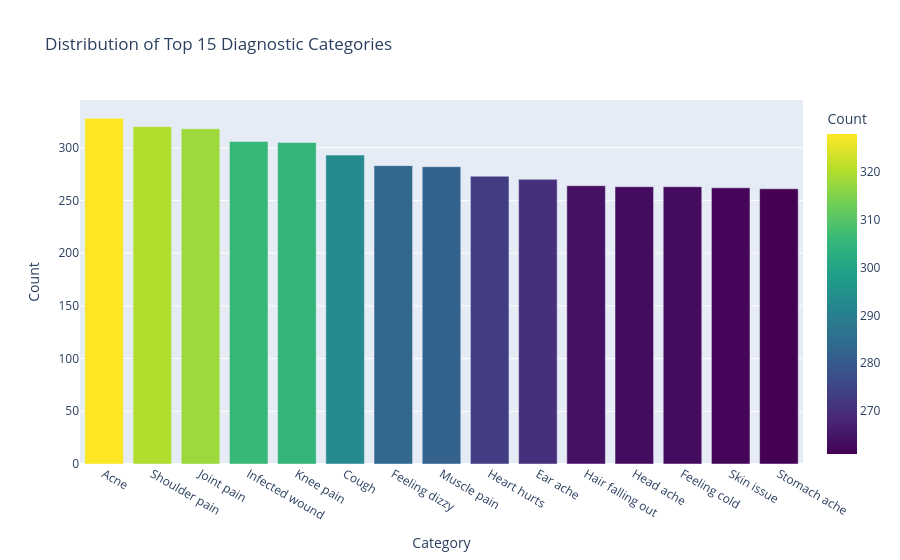
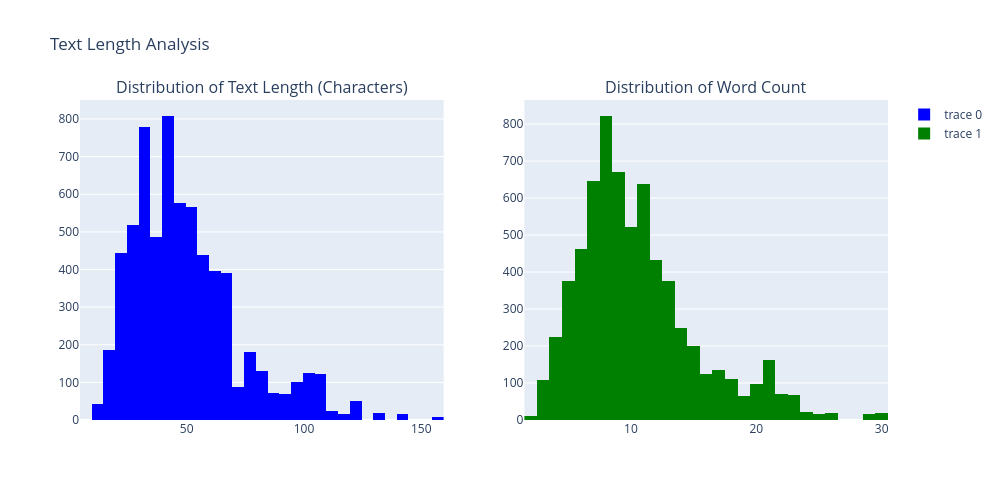

The notebook cell these images were saved under, in order:
### Markdown cell above
### 2.2 Text Classification Data Visualization

**Purpose:** Visualize the class distribution and text characteristics to gain a better understanding of our dataset.

### Code cell
# Visualize class distribution (top 15 categories)
top_n = 15  # Set the number of top diagnostic categories to display in our visualization
top_categories = class_distribution.head(top_n).reset_index()  # Extract the 15 most frequent diagnostic categories and reset index to create a clean dataframe
top_categories.columns = ['Category', 'Count']  # Rename columns to more descriptive names for clarity in visualization

# Create an interactive bar chart showing the distribution of diagnostic categories
fig = px.bar(top_categories, x='Category', y='Count', 
             title=f'Distribution of Top {top_n} Diagnostic Categories',  # Dynamic title that shows exactly how many categories we're displaying
             color='Count', color_continuous_scale='viridis')  # Color bars based on count values using a professional color scheme
fig.update_layout(xaxis={'categoryorder':'total descending'})  # Ensure categories are ordered from highest to lowest count for better readability
fig.show()  # Display the interactive chart

# Calculate text length metrics for preprocessing insights
df['text_length'] = df['phrase'].apply(len)  # Count the number of characters in each patient symptom description
df['word_count'] = df['phrase'].apply(lambda x: len(str(x).split()))  # Count the number of words in each patient symptom description by splitting on spaces

# Visualize text length distribution using subplots for comprehensive analysis
fig = make_subplots(rows=1, cols=2, 
                    subplot_titles=('Distribution of Text Length (Characters)', 
                                  'Distribution of Word Count'))  # Create side-by-side histograms with descriptive titles

# Add histogram for character length distribution
fig.add_trace(
    go.Histogram(x=df['text_length'], nbinsx=30, marker_color='blue'),  # Create histogram with 30 bins to show character length distribution patterns
    row=1, col=1  # Place in the first subplot position
)

# Add histogram for word count distribution
fig.add_trace(
    go.Histogram(x=df['word_count'], nbinsx=30, marker_color='green'),  # Create histogram with 30 bins to show word count distribution patterns
    row=1, col=2  # Place in the second subplot position
)

fig.update_layout(height=500, width=1000, title_text="Text Length Analysis")  # Set figure dimensions and overall title for the analysis
fig.show()  # Display the comprehensive text length analysis

# Remove temporary columns to keep dataset clean
df.drop(['text_length', 'word_count'], axis=1, inplace=True)  # Delete the temporary analysis columns since we only needed them for visualization, not for model training

### Figure 1 — Plotly figure (JSON) as saved in the notebook; plotly's stock layout.template omitted (floating-point values rounded to 4 significant figures)
{"data": [{"alignmentgroup": "True", "hovertemplate": "Category=%{x}<br>Count=%{marker.color}<extra></extra>", "legendgroup": "", "marker": {"color": [328, 320, 318, 306, 305, 293, 283, 282, 273, 270, 264, 263, 263, 262, 261], "coloraxis": "coloraxis", "pattern": {"shape": ""}}, "name": "", "offsetgroup": "", "orientation": "v", "showlegend": false, "textposition": "auto", "type": "bar", "x": ["Acne", "Shoulder pain", "Joint pain", "Infected wound", "Knee pain", "Cough", "Feeling dizzy", "Muscle pain", "Heart hurts", "Ear ache", "Hair falling out", "Head ache", "Feeling cold", "Skin issue", "Stomach ache"], "xaxis": "x", "y": [328, 320, 318, 306, 305, 293, 283, 282, 273, 270, 264, 263, 263, 262, 261], "yaxis": "y"}], "layout": {"barmode": "relative", "coloraxis": {"colorbar": {"title": {"text": "Count"}}, "colorscale": [[0, "#440154"], [0.1111, "#482878"], [0.2222, "#3e4989"], [0.3333, "#31688e"], [0.4444, "#26828e"], [0.5556, "#1f9e89"], [0.6667, "#35b779"], [0.7778, "#6ece58"], [0.8889, "#b5de2b"], [1, "#fde725"]]}, "legend": {"tracegroupgap": 0}, "title": {"text": "Distribution of Top 15 Diagnostic Categories"}, "xaxis": {"anchor": "y", "categoryorder": "total descending", "domain": [0, 1], "title": {"text": "Category"}}, "yaxis": {"anchor": "x", "domain": [0, 1], "title": {"text": "Count"}}}}

### Figure 2 — Plotly figure (JSON) as saved in the notebook; plotly's stock layout.template omitted (floating-point values rounded to 4 significant figures; data arrays with more than 128 entries replaced by an {"elided": "..."} marker saying what was removed)
{"data": [{"marker": {"color": "blue"}, "nbinsx": 30, "type": "histogram", "x": {"elided": "6661 int values"}, "xaxis": "x", "yaxis": "y"}, {"marker": {"color": "green"}, "nbinsx": 30, "type": "histogram", "x": {"elided": "6661 int values"}, "xaxis": "x2", "yaxis": "y2"}], "layout": {"annotations": [{"font": {"size": 16}, "showarrow": false, "text": "Distribution of Text Length (Characters)", "x": 0.225, "xanchor": "center", "xref": "paper", "y": 1, "yanchor": "bottom", "yref": "paper"}, {"font": {"size": 16}, "showarrow": false, "text": "Distribution of Word Count", "x": 0.775, "xanchor": "center", "xref": "paper", "y": 1, "yanchor": "bottom", "yref": "paper"}], "height": 500, "title": {"text": "Text Length Analysis"}, "width": 1000, "xaxis": {"anchor": "y", "domain": [0, 0.45]}, "xaxis2": {"anchor": "y2", "domain": [0.55, 1]}, "yaxis": {"anchor": "x", "domain": [0, 1]}, "yaxis2": {"anchor": "x2", "domain": [0, 1]}}}
